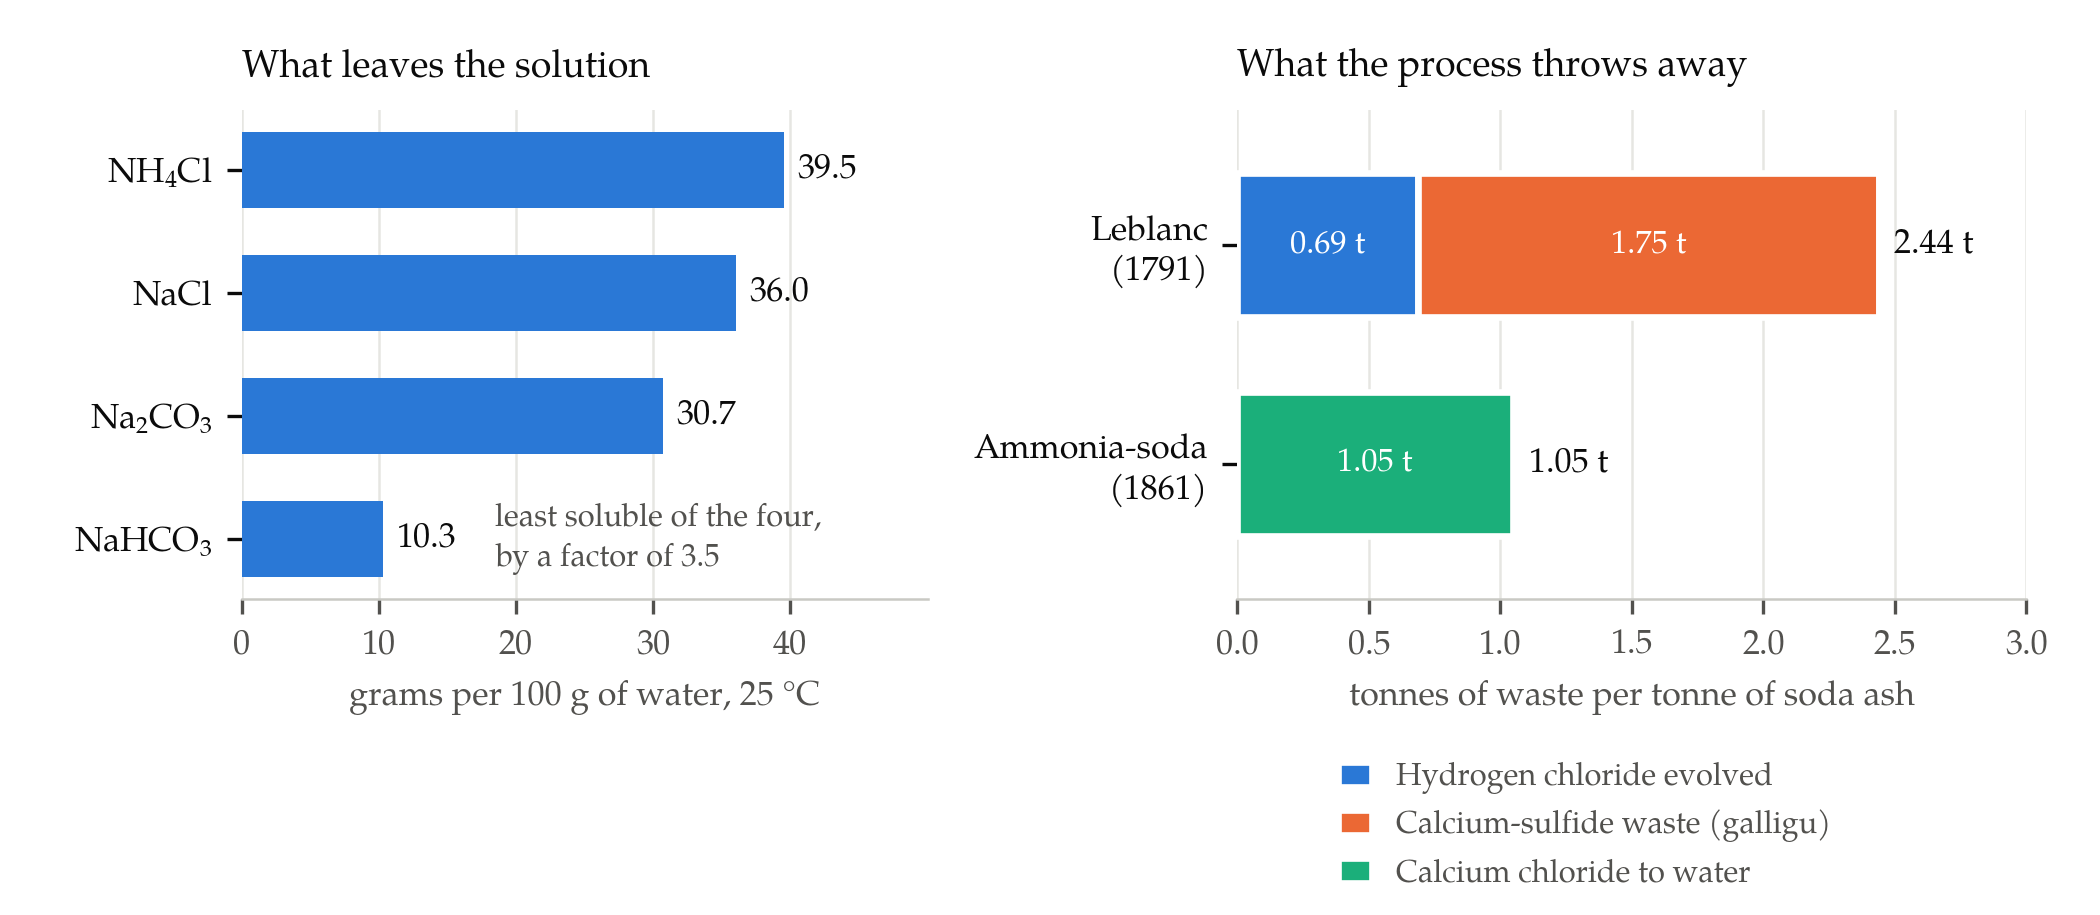

This figure's Python source:
"""Figure for report 009 — the ammonia-soda process.

Left panel: solubility of the four salts that share the Solvay liquor, at 25 C.
Sodium bicarbonate is the least soluble by a factor of ~3.5, which is the whole
mechanism: it is the salt that leaves the solution.

Right panel: waste per tonne of soda ash, from stoichiometry (Leblanc:
2 NaCl + H2SO4 -> Na2SO4 + 2 HCl, then Na2SO4 + CaCO3 + 2 C -> Na2CO3 + CaS
+ 2 CO2; ammonia-soda net: 2 NaCl + CaCO3 -> Na2CO3 + CaCl2), cross-checked
against the reported 1.75 t of galligu per tonne of soda.

Solubilities: CRC Handbook of Chemistry and Physics, 95th ed., via PubChem.
Palette: dataviz categorical slots 1-3 (light), validated all-pairs.
Run: python3 figures/009-soda-mechanism-and-waste.py
"""
import matplotlib
matplotlib.use("Agg")
import matplotlib.pyplot as plt
from pathlib import Path

SERIF = "TeX Gyre Pagella"
BLUE, ORANGE, AQUA = "#2a78d6", "#eb6834", "#1baf7a"
INK, MUTED = "#0b0b0b", "#52514e"

plt.rcParams.update({
    "font.family": "serif", "font.serif": [SERIF], "font.size": 8.2,
    "mathtext.fontset": "custom", "mathtext.rm": SERIF,
    "mathtext.it": f"{SERIF}:italic", "mathtext.bf": f"{SERIF}:bold",
    "axes.edgecolor": "#c9c9c4", "axes.linewidth": 0.6,
    "text.color": INK, "axes.labelcolor": MUTED, "xtick.color": MUTED,
    "ytick.color": INK, "figure.facecolor": "white", "savefig.facecolor": "white",
})

M = dict(Na2CO3=105.988, NaCl=58.443, CaCO3=100.087, CaCl2=110.984,
         CaS=72.143, HCl=36.461)
per_t = lambda sp, n=1: n * M[sp] / M["Na2CO3"]

fig, (axL, axR) = plt.subplots(1, 2, figsize=(7.0, 3.05),
                               gridspec_kw=dict(width_ratios=[1.0, 1.15],
                                                wspace=0.42))

# ---- left: solubility -----------------------------------------------------
salts = [r"NaHCO$_3$", r"Na$_2$CO$_3$", "NaCl", r"NH$_4$Cl"]
sol = [10.3, 30.7, 36.0, 39.5]
y = range(len(salts))
axL.barh(y, sol, height=0.62, color=BLUE, zorder=3)
for i, v in enumerate(sol):
    axL.text(v + 1.0, i, f"{v:.1f}", va="center", ha="left", fontsize=8.2, color=INK)
axL.set_yticks(list(y), salts)
axL.set_xlim(0, 50)
axL.set_xticks([0, 10, 20, 30, 40])
axL.set_xlabel("grams per 100 g of water, 25 °C")
axL.set_title("What leaves the solution", fontsize=9.0, loc="left", pad=8, color=INK)
axL.text(18.5, 0, "least soluble of the four,\nby a factor of 3.5", fontsize=7.4,
         color=MUTED, ha="left", va="center", linespacing=1.35)
axL.grid(axis="x", color="#e6e6e2", lw=0.6, zorder=0)
for s in ("top", "right", "left"):
    axL.spines[s].set_visible(False)

# ---- right: waste per tonne ----------------------------------------------
hcl, galligu, cacl2 = per_t("HCl", 2), 1.75, per_t("CaCl2")
rows = ["Leblanc\n(1791)", "Ammonia-soda\n(1861)"]
segs = [("Hydrogen chloride evolved", BLUE, [hcl, 0.0]),
        ("Calcium-sulfide waste (galligu)", ORANGE, [galligu, 0.0]),
        ("Calcium chloride to water", AQUA, [0.0, cacl2])]
left = [0.0, 0.0]
for label, colour, vals in segs:
    axR.barh(rows, vals, height=0.66, left=left, color=colour, label=label,
             edgecolor="white", linewidth=1.6, zorder=3)
    for i, v in enumerate(vals):
        if v > 0.25:
            axR.text(left[i] + v / 2, i, f"{v:.2f} t", va="center", ha="center",
                     fontsize=7.8, color="white")
    left = [a + b for a, b in zip(left, vals)]
for i, tot in enumerate(left):
    axR.text(tot + 0.06, i, f"{tot:.2f} t", va="center", ha="left",
             fontsize=8.2, color=INK)
axR.set_xlim(0, 3.0)
axR.set_ylim(1.62, -0.62)
axR.set_xlabel("tonnes of waste per tonne of soda ash")
axR.set_title("What the process throws away", fontsize=9.0, loc="left", pad=8, color=INK)
axR.grid(axis="x", color="#e6e6e2", lw=0.6, zorder=0)
for s in ("top", "right", "left"):
    axR.spines[s].set_visible(False)
axR.legend(loc="upper center", bbox_to_anchor=(0.44, -0.30), frameon=False,
           fontsize=7.4, ncol=1, handlelength=1.1, handleheight=0.9,
           labelcolor=MUTED, borderpad=0)

fig.subplots_adjust(left=0.115, right=0.965, top=0.88, bottom=0.345)
out = Path(__file__).with_suffix(".png")
fig.savefig(out, dpi=300)
print(f"wrote {out}")
print(f"HCl {hcl:.3f} t  galligu {galligu} t  CaCl2 {cacl2:.3f} t"
      f"  | CaS share of galligu {per_t('CaS')/galligu*100:.1f}%")
